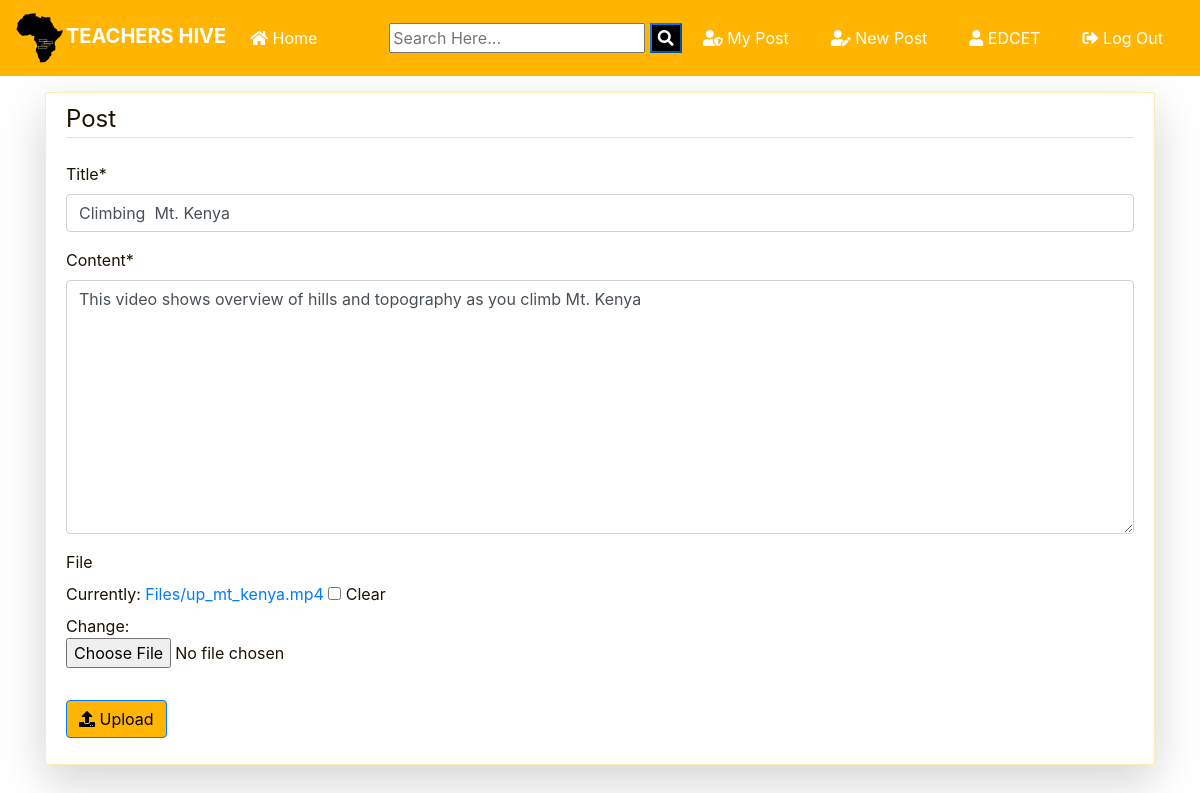
The app's page /post/24/update/ (signed in) with its own data.
### blog/models.py (models this page shows, shortened)
class Post(models.Model):
	title = models.CharField(max_length=100)
	file = models.FileField(null=True,blank=True,upload_to='Files')
	content = models.TextField()
	date_posted = models.DateTimeField(default=timezone.now)
	author = models.ForeignKey(User, on_delete=models.CASCADE)

### blog/views.py (the view, shortened to what this page needs)
# urls.py: path('post/<int:pk>/update/', PostUpdateView.as_view(), name='post-update'),
class PostUpdateView(LoginRequiredMixin, UserPassesTestMixin, UpdateView):
    model = Post
    template_name = 'blog/post_form.html'
    fields = ['title', 'content', 'file']
    def test_func(self):
        post = self.get_object()
        if self.request.user == post.author:
            return True
        return False

### blog/templates/blog/post_form.html (shortened to what this page needs)
{% extends "blog/base.html" %}
{% load crispy_forms_tags %}
{% block content %}
    <div class="content-section pt-2 mt-3 shadow-lg"  >
          <form action="" method="POST" enctype="multipart/form-data">
              <fieldset class="form-group">
                    <legend class="border-bottom mb-4">
                        Post
                    </legend>
                    {{ form|crispy }}
              </fieldset>
              <div class="form-group">
                  <button class="btn btn-outline-primary"style="background-color: #ffb502; color: #000000; type="submit"><i class="fas fa-upload"></i> Upload</button>
              </div>
          </form>
      </div>
{% endblock content %}

### blog/templates/blog/base.html (shortened to what this page needs)
{% load static %}
<!doctype html>
<html lang="en">
  <head>
    <link rel="stylesheet" href="https://cdn.jsdelivr.net/npm/bootstrap@4.6.2/dist/css/bootstrap.min.css">
    <link rel="stylesheet" href="https://use.fontawesome.com/releases/v5.8.1/css/all.css" >
    <link rel="stylesheet" href="{% static 'blog/main.css' %}">
</head>
  <body>
        <nav class="navbar navbar-expand-lg navbar-dark" style="background-color: #FFB502;">
                <a class="navbar-brand font-weight-bold" href="{% url 'blog-home' %}"><img src="{% static 'blog/edcet.png' %}" width="50px" >TEACHERS HIVE</a>
                <div class="collapse navbar-collapse" id="navbarSupportedContent">
                  <ul class="navbar-nav mr-auto">
                    <li class="nav-item active">
                      <a class="nav-link" href="{% url 'blog-home' %}"><i class="fas fa-home"></i> Home <span class="sr-only">(current)</span></a>
                    </li>
                  </ul>
                  <form id="searchform" action="{% url 'search' %}" method="get">
                    <input type="text" name="q" type="text" value="{{ request.GET.q }}" placeholder="Search Here..." />
                    <button type="button" onclick="searchform.submit()" class=" text-white my-color btn-primary" style="background-color: #000000;""><i class="fa fa-search"></i></button>
                </form>
                    {% if user.is_authenticated %}
                    <a href="{% url 'user-posts' user %}" class="btn text-white m-2"><i class="fas fa-user-shield"></i> My Post</a>
                    <a href="{% url 'post-create' %} " class="btn text-white m-2"><i class="fas fa-user-edit"></i> New Post</a>
                    <a href="{% url 'profile' %} " class="btn text-white m-2"><i class="fas fa-user"></i> {{ user.username }}</a>
                    <a href="{% url 'logout' %} " class="btn text-white m-2"><i class="fas fa-sign-out-alt"></i> Log Out</a>
                    {% else %}
                    <a href="{% url 'login' %} " class="btn text-white m-2"><i class="fas fa-user-tie"></i> Log In</a>
                    <a href="{% url 'register' %} " class="btn text-white m-2"> <i class="fas fa-sign-in-alt"></i> Sign Up</a>
                    {% endif %}
                </div>
              </nav>
      <div class="container my-bg">
    {% block content %}
    {% endblock  %}
</div>
  </body>
</html>

### blog/static/blog/main.css (style rules this page uses)
body { background: #fff; color: #1b1301; margin-top: 0; }
ul { margin: 0; }
.content-section { background: #ffffff4b; padding: 10px 20px; border: 0.1px solid #ffb3024b; border-radius: 3px; margin-bottom: 20px; }

### records on screen
Post: title "Climbing Mt. Kenya", content "This video shows overview of hills and topography as you climb Mt. Kenya"

### other values on screen
{{ user.username }} "EDCET"
